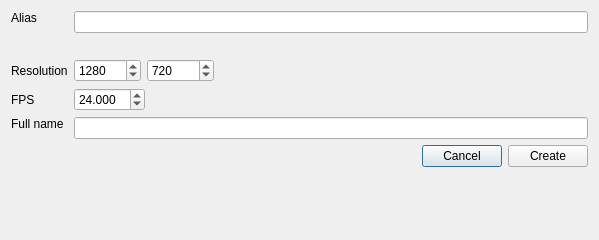
<?xml version="1.0" encoding="UTF-8"?>
<ui version="4.0">
 <class>Dialog</class>
 <widget class="QDialog" name="Dialog">
  <property name="geometry">
   <rect>
    <x>0</x>
    <y>0</y>
    <width>599</width>
    <height>240</height>
   </rect>
  </property>
  <property name="windowTitle">
   <string>Create Show</string>
  </property>
  <layout class="QFormLayout" name="formLayout">
   <property name="fieldGrowthPolicy">
    <enum>QFormLayout::ExpandingFieldsGrow</enum>
   </property>
   <property name="labelAlignment">
    <set>Qt::AlignLeading|Qt::AlignLeft|Qt::AlignVCenter</set>
   </property>
   <item row="0" column="0">
    <widget class="QLabel" name="label">
     <property name="sizePolicy">
      <sizepolicy hsizetype="Preferred" vsizetype="Fixed">
       <horstretch>0</horstretch>
       <verstretch>0</verstretch>
      </sizepolicy>
     </property>
     <property name="toolTip">
      <string>The widely used &quot;internal&quot; name for the Show. The Show directory will be this. The alias is what primarily gets used when searching, and what will be visible a lot of the time. There are several restrictions including: no spaces and no special characters.</string>
     </property>
     <property name="text">
      <string>Alias</string>
     </property>
    </widget>
   </item>
   <item row="0" column="1">
    <widget class="QLineEdit" name="LNE_alias">
     <property name="maxLength">
      <number>10</number>
     </property>
    </widget>
   </item>
   <item row="1" column="1">
    <widget class="QLabel" name="LBL_issues">
     <property name="text">
      <string/>
     </property>
    </widget>
   </item>
   <item row="2" column="0">
    <widget class="QLabel" name="label_3">
     <property name="toolTip">
      <string>This can be changed later, but changing it when assets have already been made could break things.</string>
     </property>
     <property name="text">
      <string>Resolution</string>
     </property>
    </widget>
   </item>
   <item row="2" column="1">
    <layout class="QHBoxLayout" name="horizontalLayout_2">
     <item>
      <widget class="QSpinBox" name="SPN_resolutionX">
       <property name="maximum">
        <number>999999999</number>
       </property>
       <property name="value">
        <number>1280</number>
       </property>
      </widget>
     </item>
     <item>
      <widget class="QSpinBox" name="SPN_resolutionY">
       <property name="maximum">
        <number>999999999</number>
       </property>
       <property name="value">
        <number>720</number>
       </property>
      </widget>
     </item>
    </layout>
   </item>
   <item row="3" column="0">
    <widget class="QLabel" name="label_6">
     <property name="toolTip">
      <string>This can be changed later, but changing it when assets have already been made could break things.</string>
     </property>
     <property name="text">
      <string>FPS</string>
     </property>
    </widget>
   </item>
   <item row="4" column="0">
    <widget class="QLabel" name="label_2">
     <property name="sizePolicy">
      <sizepolicy hsizetype="Preferred" vsizetype="Fixed">
       <horstretch>0</horstretch>
       <verstretch>0</verstretch>
      </sizepolicy>
     </property>
     <property name="toolTip">
      <string>The &quot;pretty&quot; name for general display purposes. This can contain spaces and special characters.</string>
     </property>
     <property name="text">
      <string>Full name</string>
     </property>
    </widget>
   </item>
   <item row="4" column="1">
    <widget class="QLineEdit" name="LNE_name"/>
   </item>
   <item row="5" column="1">
    <layout class="QHBoxLayout" name="horizontalLayout">
     <item>
      <spacer name="horizontalSpacer">
       <property name="orientation">
        <enum>Qt::Horizontal</enum>
       </property>
       <property name="sizeHint" stdset="0">
        <size>
         <width>40</width>
         <height>20</height>
        </size>
       </property>
      </spacer>
     </item>
     <item>
      <widget class="QPushButton" name="BTN_cancel">
       <property name="text">
        <string>Cancel</string>
       </property>
      </widget>
     </item>
     <item>
      <widget class="QPushButton" name="BTN_create">
       <property name="text">
        <string>Create</string>
       </property>
      </widget>
     </item>
    </layout>
   </item>
   <item row="3" column="1">
    <widget class="QDoubleSpinBox" name="SPN_fps">
     <property name="decimals">
      <number>3</number>
     </property>
     <property name="maximum">
      <double>999.000000000000000</double>
     </property>
     <property name="value">
      <double>24.000000000000000</double>
     </property>
    </widget>
   </item>
  </layout>
 </widget>
 <resources/>
 <connections/>
</ui>
